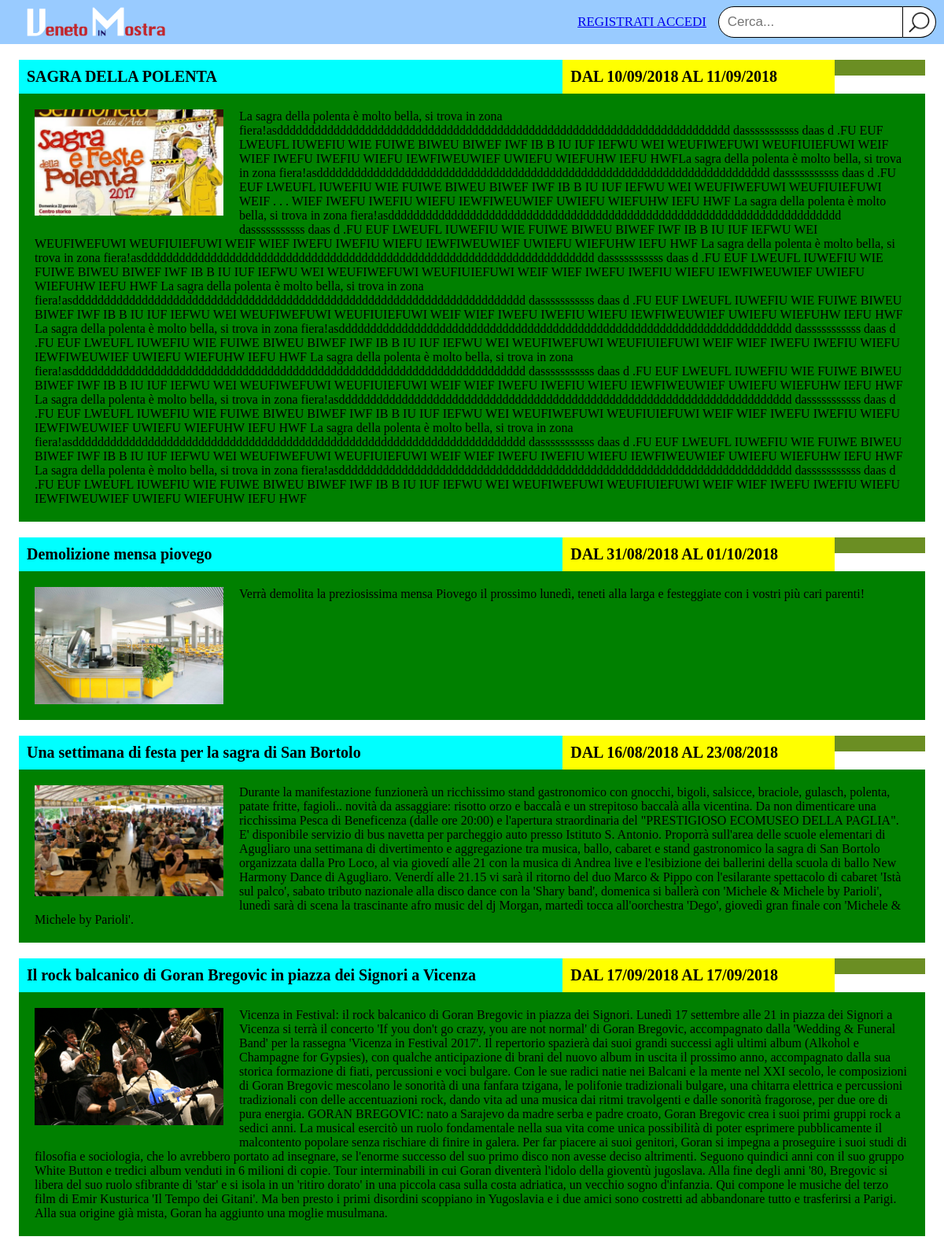
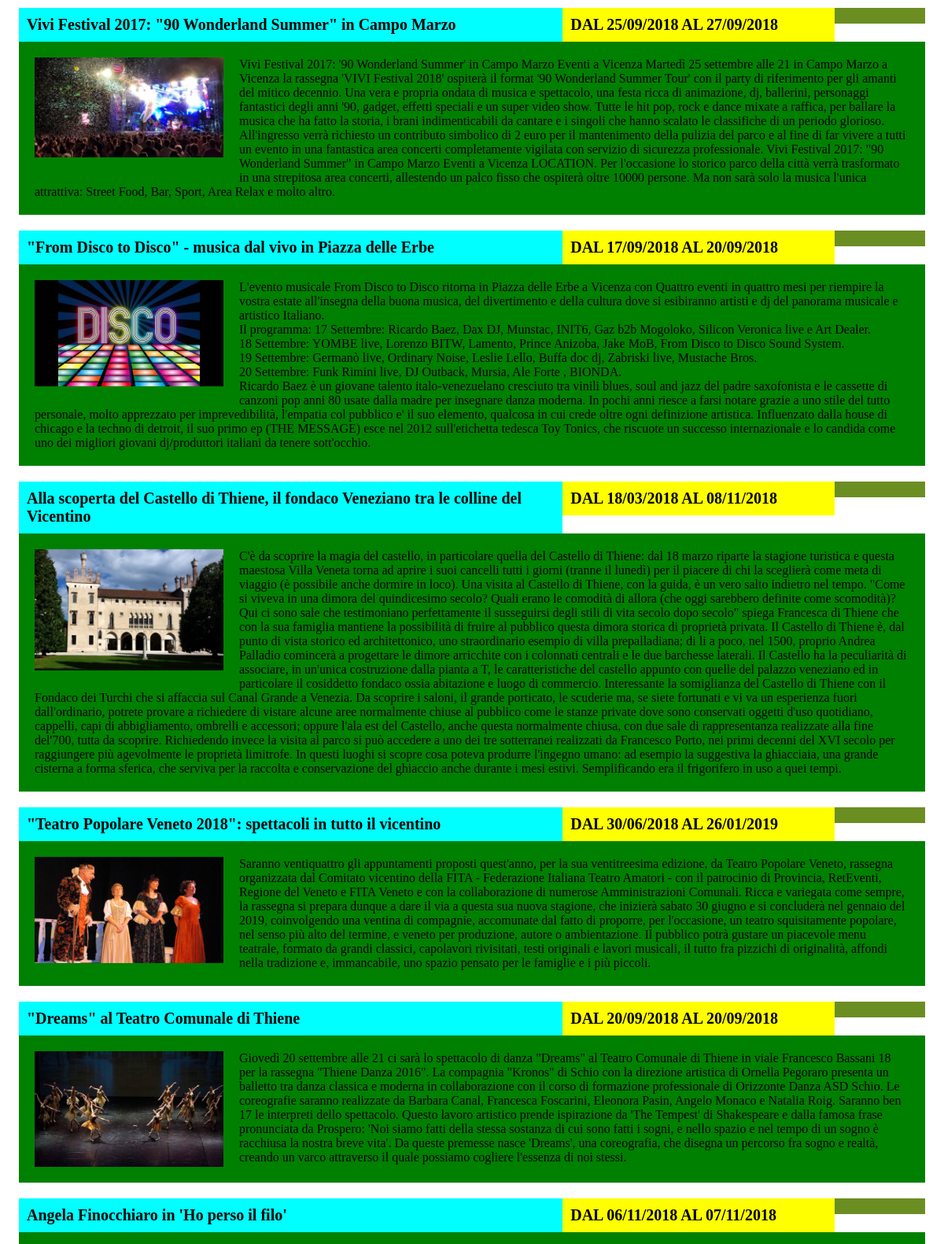
/PHP/ricerca.php (upper part), run on the app's committed database (2 pictures, top to bottom).
### tables this page shows
CREATE TABLE `padova` (
  `sezione` varchar(45) NOT NULL,
  `testo` varchar(10000) NOT NULL,
  `titolo` varchar(100) NOT NULL,
  `img` varchar(100) NOT NULL,
  `data_inizio` date NOT NULL,
  `data_fine` date NOT NULL,
  `alt` varchar(45) NOT NULL,
  `id` int(11) NOT NULL
);

CREATE TABLE `vicenza` (
  `sezione` varchar(100) NOT NULL,
  `testo` varchar(10000) NOT NULL,
  `titolo` varchar(200) NOT NULL,
  `img` varchar(200) NOT NULL,
  `data_inizio` date DEFAULT NULL,
  `data_fine` date DEFAULT NULL,
  `alt` varchar(200) NOT NULL,
  `id` int(11) NOT NULL
);

### PHP/ricerca.php (the view, shortened to what this page needs)
<?php
        $ricercata = $_POST['cerca'];
        $page = file_get_contents("../HTML/home.html");
        $nav1 = file_get_contents("../HTML/NavigationBarUp.html");
        $bottoniNav1 =file_get_contents("../HTML/bottonea.html");
        if (isset($_SESSION['username'])){
                 $username = $_SESSION['username'];
                 $username = strtoupper($username);
                 $page = str_replace('$HEADER$', $nav1, $page);
                 $page = str_replace('$ACCEDI$', "", $page);
                 $page= str_replace('$UTENTE$', $username, $page);
                 $page= str_replace('$DOWN$', "", $page);
                 $page= str_replace('$PAGINA$', "", $page);
                 $page= str_replace('$FOOTER$', "", $page);
                 if($username == "ADMIN")
                 $page = str_replace('$NUOVIARTICOLI$', "NUOVI ARTICOLI", $page);
                 else $page = str_replace('$NUOVIARTICOLI$', "", $page);
        }  else {
                $page = str_replace('$HEADER$', $nav1, $page);
                $page = str_replace('$ACCEDI$', $bottoniNav1, $page);
                $page = str_replace('$UTENTE$', "", $page);
                $page = str_replace('$NUOVIARTICOLI$', "", $page);
                 $page= str_replace('$DOWN$', "", $page);
                 $page= str_replace('$PAGINA$', "", $page);
                 $page= str_replace('$FOOTER$', "", $page);
            }
        echo $page;
        $articolo = file_get_contents("../HTML/boxArticolo.html");
        $conn = mysqli_connect("localhost", "root", "");
        mysqli_select_db($conn, "db_venetoinmostra");
        $tabelle = array("padova", "vicenza");
        $x = 0;
    while($x < 2){
           $result = mysqli_query($conn, "select * from ".$tabelle[$x]." where testo LIKE '%".$ricercata."%' OR titolo LIKE '%".$ricercata."%'");
        while ($riga = mysqli_fetch_array($result, MYSQLI_ASSOC)) {
                $titolo = $riga['titolo'];
                $testo =  $riga['testo'];
                $img = $riga['img'];
                $dataI = $riga['data_inizio'];
                if($dataI != ""){
                    $dataI = implode("/", array_reverse(explode("-", $dataI)));
                    $dataInizio = "DAL ".$dataI;    }
                else $dataInizio = "";
                $dataF = $riga['data_fine'];
                if($dataF != ""){
                $dataF = implode("/", array_reverse(explode("-", $dataF)));
                $dataFine = " AL ".$dataF;    }
                else $dataFine = "";
                if (isset($_SESSION['username']) && $_SESSION['username'] == "admin"){
                    $articolo = str_replace('$ELIMINA$', "elimina", $articolo);
                } else $articolo = str_replace('$ELIMINA$', "", $articolo);
                $alt = $riga['alt'];
                $articolo = str_replace('$TITOLO$', $titolo, $articolo);
                $articolo = str_replace('$DATAI$', $dataInizio, $articolo);
                $articolo = str_replace('$DATAF$', $dataFine, $articolo);
                $articolo = str_replace('$TESTO$', $testo, $articolo);
                $articolo = str_replace('$URL$', $img, $articolo);
                $articolo = str_replace('$ALT$', $alt, $articolo);
                echo $articolo;
                $articolo = file_get_contents("../HTML/boxArticolo.html");
            }
            $x = $x + 1;
    }
?>

### CSS/StileNav.css (style rules this page uses)
* { margin: 0; }
.upnav { overflow: hidden; background-color: #99CBFF; position: sticky; width: 100%; height: 56px; }
.logo { float: left; }
.logo img { margin-top: 8px; padding-left: 2em; height: 40px; width: auto; }
.lenteSearch button { float: right; border: 1.5px; margin-right: 10px; margin-top: 8px; margin-bottom: 8px; border-top-right-radius: 25px; border-bottom-right-radius: 25px; border-style: solid; border-left: white; background-color: white; border-color: black; width: 3.5%; background-color: white; height: 40px; }
.lenteSearch img { width: 90%; }
.parolaUno { float: right; margin-right: 15px; padding-top: 18px; text-align: center; font-size: 17px; }
.ricerca input[type=text] { float: right; padding: 6px; border: 1.5px; margin-right: 0px; margin-bottom: 8px; font-size: 17px; border-top-left-radius: 25px; border-bottom-left-radius: 25px; border-style: solid; border-color: black; text-align: left; margin-top: 8px; min-height: 40px; }

### CSS/boxArticolo.css (style rules this page uses)
.boxTotaleTitolo { width: 96%; margin-left: 2%; margin-right: 2%; }
.boxTitolo { float: left; width: 60%; height: auto; background-color: aqua; margin-top: 20px; }
.titoloArticolo { padding: 10px; font-size: 20px; font-weight: bold; text-align: left; }
.boxDataEvento { float: left; width: 30%; background-color: yellow; margin-right: 0px; margin-left: 0px; margin-top: 20px; }
.dataEvento { padding: 10px; font-size: 20px; font-weight: bold; text-align: left; }
.boxEliminaEvento { float: right; width: 10%; height: auto; background-color: olivedrab; margin-top: 20px; }
.eliminaEvento { text-align: center; padding: 10px; font-size: 20px; font-weight: bold; }
.boxImmagineTesto { float: left; width: 96%; height: auto; background-color: green; margin-top: 0px; margin-left: 2%; margin-right: 2%; text-align: center; overflow: auto; }
.immagineTesto p { text-align: left; padding: 20px; }
.immagineTesto img { float: left; width: 15em; padding: 20px; }

### data on the page
padova: articolo "SAGRA DELLA POLENTA DAL 10/09/2018 AL 11/09/2018 La sagra della polenta è molto bella, si trova in zona fiera!asdddddddddddddddddddddddddddddddddddddddddddddddddddddddddddddddddddddddd dasssssssssss daas d .FU EUF LWEUFL IUWEFIU WIE FUIWE BIWEU BIWEF IWF IB B IU IUF IEFWU WEI WEUFIWEFUWI WEUFIUIEFUWI WEIF WIEF IWEFU IWEFIU WIEFU IEWFIWEUWIEF UWIEFU WIEFUHW IEFU HWFLa sagra della polenta è molto bella, si trova in zona fiera!asdddddddddddddddddddddddddddddddddddddddddddddddddddddddddddddddddddddddd dasssssssssss daas d .FU EUF LWEUFL IUWEFIU WIE FUIWE BIWEU BIWEF IWF IB B IU IUF IEFWU WEI WEUFIWEFUWI WEUFIUIEFUWI WEIF . . . WIEF IWEFU IWEFIU WIEFU IEWFIWEUWIEF UWIEFU WIEFUHW IEFU HWF La…", alt+img+testo (picture)
padova: articolo "Demolizione mensa piovego DAL 31/08/2018 AL 01/10/2018 Verrà demolita la preziosissima mensa Piovego il prossimo lunedì, teneti alla larga e festeggiate con i vostri più cari parenti!", alt+img+testo (picture)
vicenza: articolo "Una settimana di festa per la sagra di San Bortolo DAL 16/08/2018 AL 23/08/2018 Durante la manifestazione funzionerà un ricchissimo stand gastronomico con gnocchi, bigoli, salsicce, braciole, gulasch, polenta, patate fritte, fagioli.. novità da assaggiare: risotto orzo e baccalà e un strepitoso baccalà alla vicentina. Da non dimenticare una ricchissima Pesca di Beneficenza (dalle ore 20:00) e l'apertura straordinaria del \"PRESTIGIOSO ECOMUSEO DELLA PAGLIA\". E' disponibile servizio di bus navetta per parcheggio auto presso Istituto S. Antonio. Proporrà sull'area delle scuole elementari di Agugliaro una settimana di divertimento e aggregazione tra musica, ballo, cabaret e stand gastronomico…", alt+img+testo (picture)
vicenza: articolo "Il rock balcanico di Goran Bregovic in piazza dei Signori a Vicenza DAL 17/09/2018 AL 17/09/2018 Vicenza in Festival: il rock balcanico di Goran Bregovic in piazza dei Signori. Lunedì 17 settembre alle 21 in piazza dei Signori a Vicenza si terrà il concerto 'If you don't go crazy, you are not normal' di Goran Bregovic, accompagnato dalla 'Wedding & Funeral Band' per la rassegna 'Vicenza in Festival 2017'. Il repertorio spazierà dai suoi grandi successi agli ultimi album (Alkohol e Champagne for Gypsies), con qualche anticipazione di brani del nuovo album in uscita il prossimo anno, accompagnato dalla sua storica formazione di fiati, percussioni e voci bulgare. Con le sue radici natie nei…", alt+img+testo (picture)
vicenza: articolo "Vivi Festival 2017: \"90 Wonderland Summer\" in Campo Marzo DAL 25/09/2018 AL 27/09/2018 Vivi Festival 2017: '90 Wonderland Summer' in Campo Marzo Eventi a Vicenza Martedì 25 settembre alle 21 in Campo Marzo a Vicenza la rassegna 'VIVI Festival 2018' ospiterà il format '90 Wonderland Summer Tour' con il party di riferimento per gli amanti del mitico decennio. Una vera e propria ondata di musica e spettacolo, una festa ricca di animazione, dj, ballerini, personaggi fantastici degli anni '90, gadget, effetti speciali e un super video show. Tutte le hit pop, rock e dance mixate a raffica, per ballare la musica che ha fatto la storia, i brani indimenticabili da cantare e i singoli che hanno…", alt+img+testo (picture)
vicenza: articolo "\"From Disco to Disco\" - musica dal vivo in Piazza delle Erbe DAL 17/09/2018 AL 20/09/2018 L'evento musicale From Disco to Disco ritorna in Piazza delle Erbe a Vicenza con Quattro eventi in quattro mesi per riempire la vostra estate all'insegna della buona musica, del divertimento e della cultura dove si esibiranno artisti e dj del panorama musicale e artistico Italiano. Il programma: 17 Settembre: Ricardo Baez, Dax DJ, Munstac, INIT6, Gaz b2b Mogoloko, Silicon Veronica live e Art Dealer. 18 Settembre: YOMBE live, Lorenzo BITW, Lamento, Prince Anizoba, Jake MoB, From Disco to Disco Sound System. 19 Settembre: Germanò live, Ordinary Noise, Leslie Lello, Buffa doc dj, Zabriski live, Mustache…", alt+img+testo (picture)
vicenza: articolo "Alla scoperta del Castello di Thiene, il fondaco Veneziano tra le colline del Vicentino DAL 18/03/2018 AL 08/11/2018 C'è da scoprire la magia del castello, in particolare quella del Castello di Thiene: dal 18 marzo riparte la stagione turistica e questa maestosa Villa Veneta torna ad aprire i suoi cancelli tutti i giorni (tranne il lunedì) per il piacere di chi la sceglierà come meta di viaggio (è possibile anche dormire in loco). Una visita al Castello di Thiene, con la guida, è un vero salto indietro nel tempo. \"Come si viveva in una dimora del quindicesimo secolo? Quali erano le comodità di allora (che oggi sarebbero definite come scomodità)? Qui ci sono sale che testimoniano…", alt+img+testo (picture)
vicenza: articolo "\"Teatro Popolare Veneto 2018\": spettacoli in tutto il vicentino DAL 30/06/2018 AL 26/01/2019 Saranno ventiquattro gli appuntamenti proposti quest'anno, per la sua ventitreesima edizione, da Teatro Popolare Veneto, rassegna organizzata dal Comitato vicentino della FITA - Federazione Italiana Teatro Amatori - con il patrocinio di Provincia, RetEventi, Regione del Veneto e FITA Veneto e con la collaborazione di numerose Amministrazioni Comunali. Ricca e variegata come sempre, la rassegna si prepara dunque a dare il via a questa sua nuova stagione, che inizierà sabato 30 giugno e si concluderà nel gennaio del 2019, coinvolgendo una ventina di compagnie, accomunate dal fatto di proporre, per…", alt+img+testo (picture)
vicenza: articolo "\"Dreams\" al Teatro Comunale di Thiene DAL 20/09/2018 AL 20/09/2018 Giovedì 20 settembre alle 21 ci sarà lo spettacolo di danza \"Dreams\" al Teatro Comunale di Thiene in viale Francesco Bassani 18 per la rassegna \"Thiene Danza 2016\". La compagnia \"Kronos\" di Schio con la direzione artistica di Ornella Pegoraro presenta un balletto tra danza classica e moderna in collaborazione con il corso di formazione professionale di Orizzonte Danza ASD Schio. Le coreografie saranno realizzate da Barbara Canal, Francesca Foscarini, Eleonora Pasin, Angelo Monaco e Natalia Roig. Saranno ben 17 le interpreti dello spettacolo. Questo lavoro artistico prende ispirazione da 'The Tempest' di Shakespeare e dalla…", alt+img+testo (picture)
vicenza: articolo "Angela Finocchiaro in 'Ho perso il filo' DAL 06/11/2018 AL 07/11/2018", alt+img+testo (picture)
